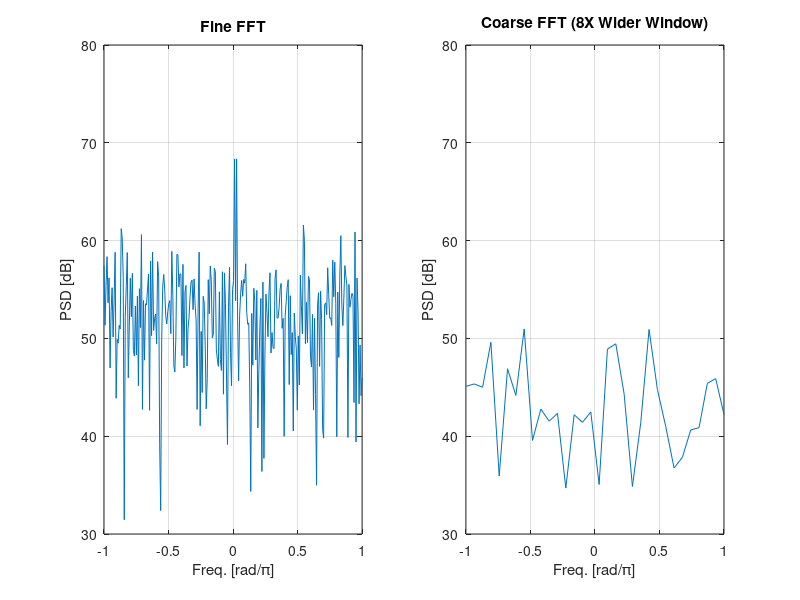

Recreate this plot in MATLAB.
clear;clc;
N = 256;
FFT_size = 256;
freq1 = 0/256*pi;
freq2 = 4/256*pi;
phase1 = exp(1j*0);
phase2 = exp(1j*pi);
sig1 = 10*phase1 * exp(1j*freq1*(0:N-1).');
sig2 = 10*phase2 * exp(1j*freq2*(0:N-1).');
AWGN = (randn(N,1) + 1j*randn(N,1))/sqrt(2)*sqrt(1000);

sig = sig1 + sig2 +AWGN;


%% FFT test
xdata1 = linspace(-pi,pi,FFT_size);
xdata2 = linspace(-pi,pi,FFT_size/8);
ytemp1 = abs(fft(sig(1:FFT_size)));
ytemp2 = abs(fft(sig(1:FFT_size/8)));

figure
subplot(121)
plot(xdata1/pi,20*log10([ytemp1(FFT_size/2:end);ytemp1(1:FFT_size/2-1)]));hold on
grid on
xlabel('Freq. [rad/\pi]')
grid on
ylim([30,80])
xlim([-1,1])
title('Fine FFT')
ylabel('PSD [dB]')

subplot(122)
plot(xdata2/pi,20*log10([ytemp2(FFT_size/16:end);ytemp2(1:FFT_size/16-1)]));hold on
grid on
xlabel('Freq. [rad/\pi]')
grid on
xlim([-1,1])
title('Coarse FFT (8X Wider Window)')
ylim([30,80])
ylabel('PSD [dB]')